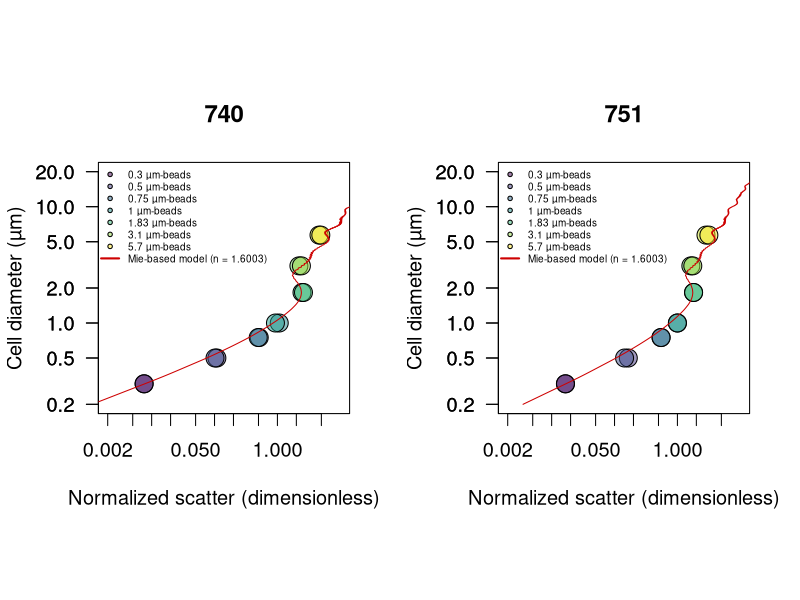
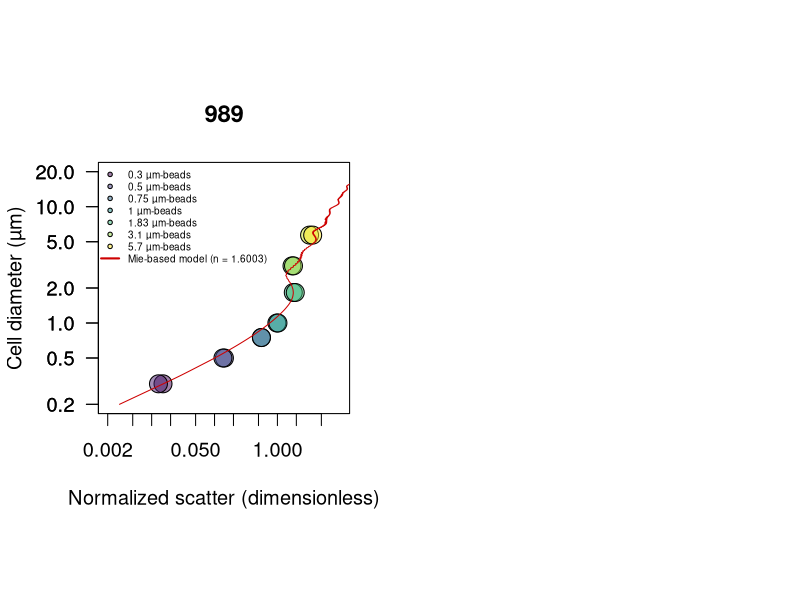

These charts were generated, in order, by the following R code: (Note: this script raises an error after producing the figures.)
library(scales)
library(viridis)
path.to.git.repository <- "~/Documents/DATA/Codes/fsc-size-calibration"
setwd(path.to.git.repository)

#############################
### scatter normalization ###
#############################

beads740 <- read.csv("740-summary.csv")
beads740$fsc <- 10^((beads740$fsc.corr.high/2^16)*3.5)
id.740 <- which(beads740$size == 1) # find 1 micron beads
beads740$normalized.fsc <- beads740$fsc/mean(beads740[id.740,'fsc'])
beads740 <- beads740[order(beads740$size),]

beads989<- read.csv("989-summary.csv")
beads989$fsc <- 10^((beads989$fsc.corr.high/2^16)*3.5)
id.989 <- which(beads989$size == 1) # find 1 micron beads
beads989$normalized.fsc <- beads989$fsc/mean(beads989[id.989,'fsc'])
beads989 <- beads989[order(beads989$size),]

beads751 <- read.csv("751-summary.csv")
beads751$fsc <- 10^((beads751$fsc.corr.high/2^16)*3.5)
id.751<- which(beads751$size == 1) # find 1 micron beads
beads751$normalized.fsc <- beads751 $fsc/mean(beads751 [id.751,'fsc'])
beads751 <- beads751[order(beads751$size),]


####################
### OPTIMIZATION ###
####################
library(DEoptim)

# Mie theory fitting
# n <- c(1.35/1.3371, 1.41/1.3371) # range given in Lehmuskero et al. Progr Oceanogr 2018
mie2 <- t(read.csv("meidata-1017.csv" ,header=F)) # low
mie1 <- t(read.csv("meidata-1031.csv" ,header=F)) # fit
mie3 <- t(read.csv("meidata-1045.csv" ,header=F)) # high
mie4 <- t(read.csv("meidata-beads.csv" ,header=F)) # particle of 1 µm, index of refraction of 1.6033

# optimization routine
sigma.lsq <- function(mie, beads, params){

     c <- params[1]
     b <- params[2]
     id <- findInterval(beads$size, mie[,1])
     scatt <- (mie[id,2]/c)^b

           df <- data.frame(obs=beads$normalized.fsc, pred=scatt)
      sigma <- mean(abs(df$obs - df$pred)/df$obs,na.rm=T)
      return(sigma)

  }




##########################
#### CALIBRATION BEADS ### Mie theory optimization
##########################
png("Mie-beads-scatter.png",width=12, height=6, unit='in', res=400)
png("Mie-scatter.png",width=12, height=6, unit='in', res=400)

par(mfrow=c(1,2), pty='s', cex=1.2)

for(inst in c(740,751,989)){

# inst <- 740


### Optimization

if(inst == 740) beads <- beads740
if(inst == 751) beads <- beads751
if(inst == 989) beads <- beads989

f <- function(params) sigma.lsq(mie=mie4, beads=beads, params)
res <- DEoptim(f, lower=c(0,0), upper=c(10000,2), control=DEoptim.control(itermax=1000, reltol=1e-8,trace=100, steptol=100, strategy=2, parallelType=0))
print(res$optim$bestval)
params <- res$optim$bestmem # optimized 'c' and 'b' values
print(params)


### CREATE LOOKUP TABLE
d <- 0.220 #Shalapyonok et al. 2001; 0.220 (Li et al. 1992, Veldhuis et al. 2004, and more studies agreed with 220 fg C um-3)
max.scatter <- 20
min.scatter <- 0.0001

b <- params[2]
c <- params[1]
scatter <- 10^(seq(log10(min(mie1[,2]/c)), log10(max(mie3[,2]/c)),length.out=10000))

s1 <- approx((mie1[,2]/c)^b, mie1[,1], xout=scatter)
s2 <- approx((mie2[,2]/c)^b, mie2[,1], xout=scatter)
s3 <- approx((mie3[,2]/c)^b, mie3[,1], xout=scatter)
s4 <- approx((mie1[,2]/c)^b, d*(4/3*pi*(0.5*mie1[,1])^3), xout=scatter)
s5 <- approx((mie2[,2]/c)^b, d*(4/3*pi*(0.5*mie2[,1])^3), xout=scatter)
s6 <- approx((mie3[,2]/c)^b, d*(4/3*pi*(0.5*mie3[,1])^3), xout=scatter)

		if(inst == 740){mie_740 <- data.frame(cbind(scatter=s1$x,
                                                  diam_740_mid=s1$y,diam_740_upr=s2$y,diam_740_lwr = s3$y,
                                                  Qc_740_mid=s4$y, Qc_740_upr=s5$y, Qc_740_lwr=s6$y))
                      	mie_740 <- subset(mie_740, scatter >= min.scatter & scatter <= max.scatter)
                     	}

        if(inst == 751){mie_751 <- data.frame(cbind(scatter=s1$x,
                                                  diam_751_mid=s1$y,diam_751_upr=s2$y,diam_751_lwr = s3$y,
                                                  Qc_751_mid=s4$y, Qc_751_upr=s5$y, Qc_751_lwr=s6$y))
                      	mie_751 <- subset(mie_751, scatter >= min.scatter & scatter <= max.scatter)
                      	}
	    if(inst == 989){mie_989 <- data.frame(cbind(scatter=s1$x,
                                                  diam_989_mid=s1$y,diam_989_upr=s2$y,diam_989_lwr = s3$y,
                                                  Qc_989_mid=s4$y, Qc_989_upr=s5$y, Qc_989_lwr=s6$y))
                      	mie_989 <- subset(mie_989, scatter >= min.scatter & scatter <= max.scatter)
						}



### PLOT Observartions vs Predicted cell size
plot(beads$normalized.fsc, beads$size,log='xy', xaxt='n',xlim=c(0.002,10), ylim=c(0.2,20), bg=alpha(viridis(nrow(beads)),0.5),cex=2, pch=21, xlab="Normalized scatter (dimensionless)", ylab="Cell diameter (µm)", las=1, main=paste(inst))
axis(1, at=c(0.002,0.005,0.01,0.02,0.05,0.1,0.2,0.5,1,2,5))
axis(2, at=c(0.1,0.2,0.5,1,2,5,10,20),las=1)
lines((mie4[,2]/params[1])^params[2], mie4[,1], col='red3')
legend("topleft",cex=0.5, legend=c(paste(unique(beads$size), 'µm-beads'), "Mie-based model (n = 1.6003)"), bty='n', pch=c(rep(21,nrow(beads)/2), NA), lwd=c(rep(NA,nrow(beads)/2), 2),col=c(rep(1,nrow(beads)/2),'red3'), pt.bg=alpha(c(viridis(nrow(beads)/2), 'red3'),0.5))

}
dev.off()



mie <- data.frame(cbind(mie_740, mie_751[,-1], mie_989[,-1]))

write.csv(mie, "calibrated-mie.csv", row.names=F, quote=F)





#####################
### PHYTOPLANKTON ### validation
#####################


### SIZE
culture <- read.csv("scatter_calibration.csv")
culture$norm.fsc <- culture$fsc / culture$fsc.beads
culture$norm.fsc.sd <- culture$fsc.sd / culture$fsc.beads
culture$volume <- 4/3 * pi * (culture$diameter/2)^3
culture$volume.sd <- culture$volume * culture$diameter.sd/culture$diameter

culture2 <- aggregate(culture, by=list(culture$species), FUN=mean)
culture2 <- subset(culture2, Group.1 !="Phaeodactylum tricornutum") # remove non-spherical cells
culture2 <- culture2[order(culture2$norm.fsc),]

mie <- read.csv("calibrated-mie.csv")
inst <- 740


png("Size-scatter.png",width=12, height=6, unit='in', res=200)

  par(mfrow=c(1,2), pty='s',cex=1.2)
  plot(culture2$norm.fsc, culture2$diameter, log='xy', pch=NA,ylab=substitute(paste("Cell diameter (",mu,"m)")), xlab="Normalized scatter (dimensionless)",cex=2, xaxt='n', yaxt='n', xlim=c(0.002,10), ylim=c(0.2,20), main=paste(inst))
  with(culture2, arrows(norm.fsc, diameter-culture2$diameter.sd, norm.fsc, diameter + culture2$diameter.sd,  code = 3, length=0, col='grey',lwd=2))
  with(culture2, arrows(norm.fsc-norm.fsc.sd, diameter, norm.fsc+norm.fsc.sd, diameter,  code = 3, length=0,col='grey',lwd=2))
  lines(mie$scatter, mie[,paste0("diam_",inst,"_mid")], col='red3', lwd=2)
  lines(mie$scatter, mie[,paste0("diam_",inst,"_upr")], col='grey', lwd=2)
  lines(mie$scatter, mie[,paste0("diam_",inst,"_lwr")], col='grey', lwd=2)
  axis(1, at=c(0.002,0.005,0.01,0.02,0.05,0.1,0.2,0.5,1,2,5))
  axis(2, at=c(0.1,0.2,0.5,1,2,5,10,20),las=1)
  points(culture2$norm.fsc, culture2$diameter, bg=alpha(viridis(nrow(culture2)),0.5), pch=21,cex=2)
  legend("topleft",legend=c(as.vector(culture2$Group.1), "Mie-based model (n = 1.38 +/- 0.3)"), cex=0.5, pch=c(rep(21,nrow(culture2)),NA), lwd=c(rep(NA,nrow(culture2)),2), bty='n',
            pt.bg=alpha(viridis(nrow(culture2)),0.5), col=c(rep(1,nrow(culture2)),'red3'), text.font=c(rep(3,nrow(culture2)),1))

dev.off()
